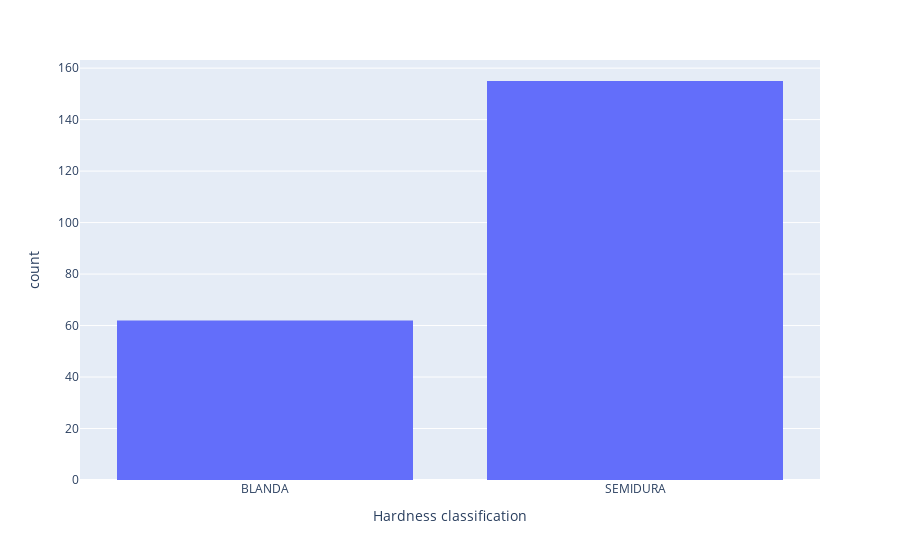

Write notebook code for a chart like this one.
### Markdown cell above
# Hardness classification

### Code cell
import plotly.express as px

fig = px.histogram(df, x="Hardness classification")
fig.show()

### Figure 1 — Plotly figure (JSON) as saved in the notebook; plotly's stock layout.template omitted (floating-point values rounded to 4 significant figures; data arrays with more than 128 entries replaced by an {"elided": "..."} marker saying what was removed)
{"data": [{"alignmentgroup": "True", "bingroup": "x", "hovertemplate": "Hardness classification=%{x}<br>count=%{y}<extra></extra>", "legendgroup": "", "marker": {"color": "#636efa", "pattern": {"shape": ""}}, "name": "", "offsetgroup": "", "orientation": "v", "showlegend": false, "type": "histogram", "x": {"elided": "219 str values"}, "xaxis": "x", "yaxis": "y"}], "layout": {"autosize": true, "barmode": "relative", "legend": {"tracegroupgap": 0}, "margin": {"t": 60}, "xaxis": {"anchor": "y", "autorange": true, "domain": [0, 1], "range": [-0.5, 1.5], "title": {"text": "Hardness classification"}, "type": "category"}, "yaxis": {"anchor": "x", "autorange": true, "domain": [0, 1], "range": [0, 163.2], "title": {"text": "count"}}}}
